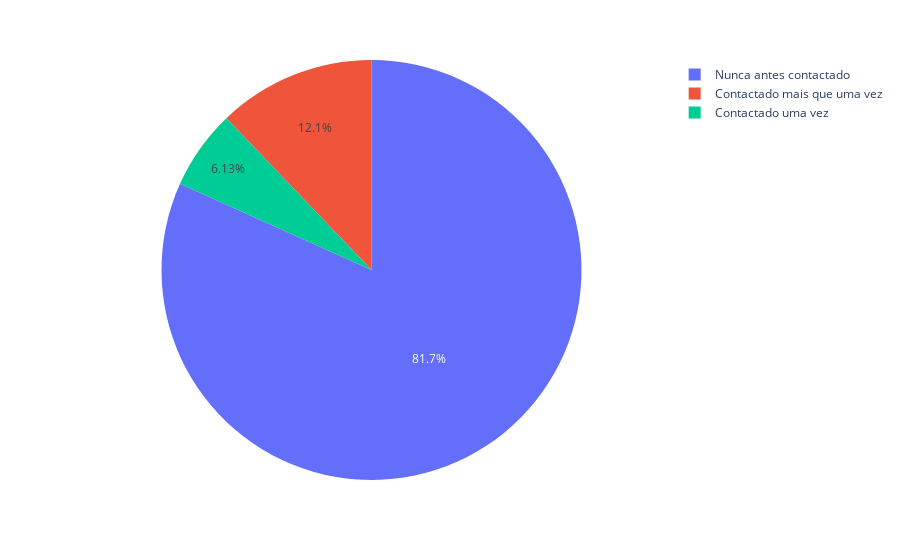

Notebook cell for this chart:
### Code cell
labels = data['previous'].value_counts().index
values = data['previous'].value_counts().values

fig = px.pie(data, values= values, names= labels)
fig.update_traces(textposition='inside')
fig.update_layout(uniformtext_minsize=12, uniformtext_mode='show')
fig.show()

### Figure 1 — Plotly figure (JSON) as saved in the notebook; plotly's stock layout.template omitted (floating-point values rounded to 4 significant figures)
{"data": [{"domain": {"x": [0, 1], "y": [0, 1]}, "hovertemplate": "label=%{label}<br>value=%{value}<extra></extra>", "labels": ["Nunca antes contactado", "Contactado mais que uma vez", "Contactado uma vez"], "legendgroup": "", "name": "", "showlegend": true, "textposition": "inside", "type": "pie", "values": [36933, 5485, 2772]}], "layout": {"legend": {"tracegroupgap": 0}, "margin": {"t": 60}, "uniformtext": {"minsize": 12, "mode": "show"}}}
